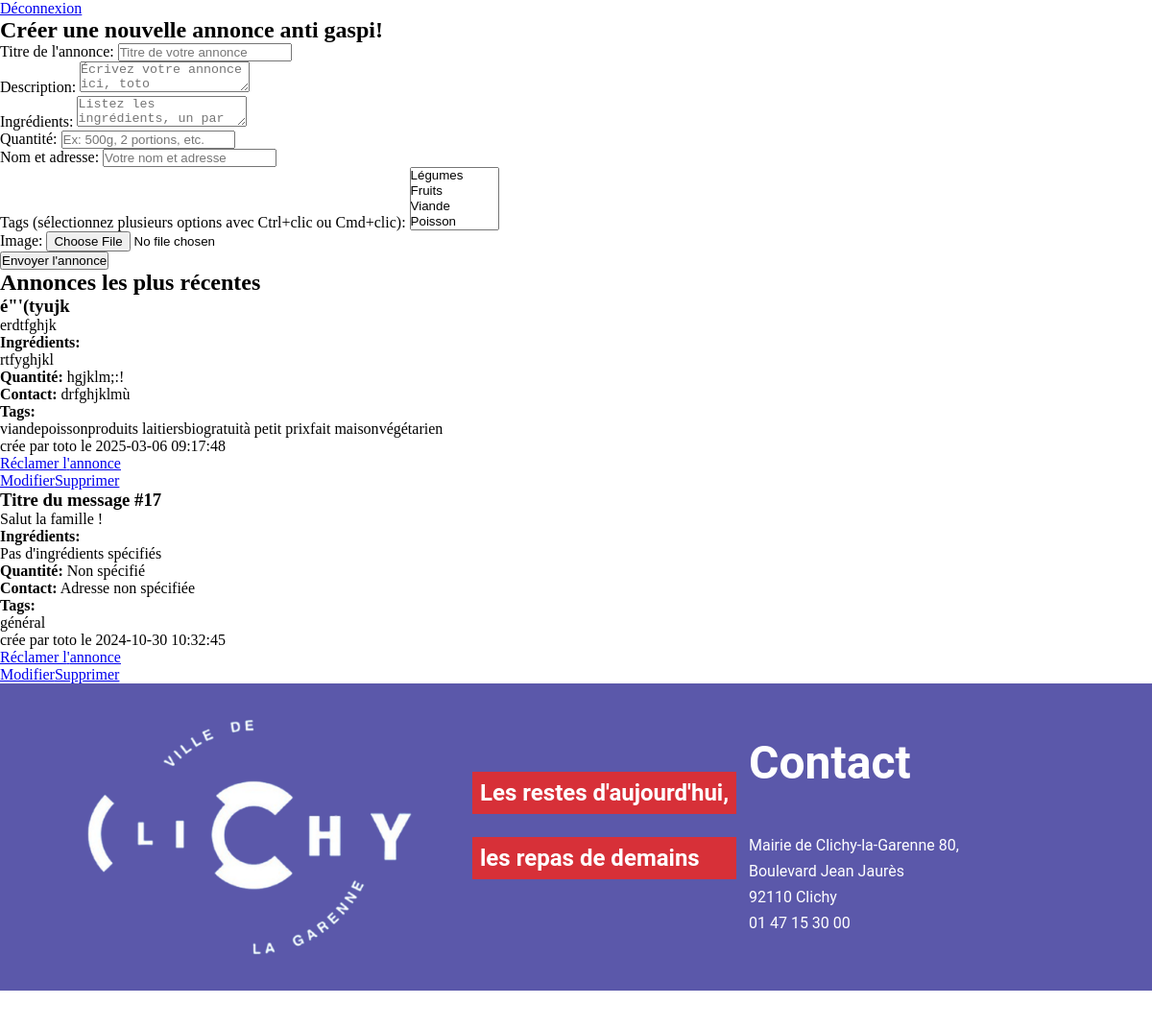
/index.php (signed in), run on an earlier commit of the app's database.
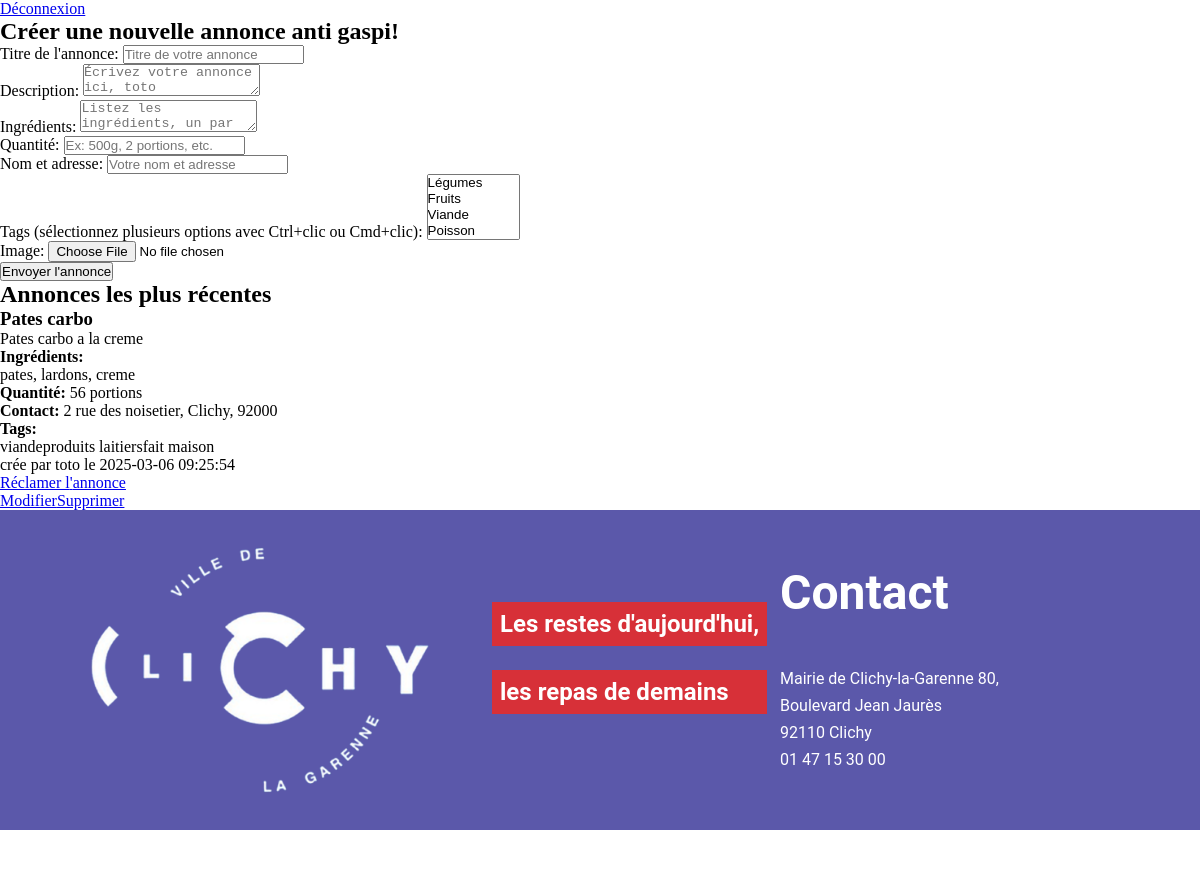
And on a later commit of the database.
### tables this page shows
CREATE TABLE `message` (
  `id` int NOT NULL,
  `content` varchar(255) NOT NULL,
  `user_id` int NOT NULL DEFAULT '1',
  `creea` datetime DEFAULT CURRENT_TIMESTAMP,
  `image_path` varchar(255) DEFAULT NULL,
  `is_claim` tinyint(1) DEFAULT '0',
  `titre` varchar(255) DEFAULT NULL,
  `ingredients` text,
  `tags` json DEFAULT NULL,
  `quantite` varchar(100) DEFAULT NULL,
  `nom_adresse` varchar(255) DEFAULT NULL
);

CREATE TABLE `user` (
  `id` int NOT NULL,
  `pseudo` varchar(255) NOT NULL,
  `email` varchar(255) NOT NULL,
  `password` varchar(255) NOT NULL,
  `creea` datetime DEFAULT CURRENT_TIMESTAMP,
  `admin` tinyint(1) NOT NULL DEFAULT '0'
);

### index.php (the view, shortened to what this page needs)
<!DOCTYPE html>
<html lang="fr">
<head>
    <link rel="stylesheet" href="css/global.css">
</head>
<body>
<?php
$pseudo = $_SESSION['pseudo'];
$userId = $_SESSION['user_id'];
$isAdmin = isset($_SESSION['admin']) && $_SESSION['admin'] == 1;
?>
<div class="container">
    <nav class="nav-header">
        <a href="logout.php" class="logout-btn">Déconnexion</a>
    </nav>
    <?php if ($isAdmin): ?>
    <div class="message-form">
        <h2>Créer une nouvelle annonce anti gaspi!</h2>
        <form action="create.php" method="POST" enctype="multipart/form-data">
            <div class="form-group">
                <label for="titre">Titre de l'annonce:</label>
                <input type="text" name="titre" id="titre" placeholder="Titre de votre annonce" required>
            </div>
            <div class="form-group">
                <label for="content">Description:</label>
                <textarea name="content" id="content" placeholder="Écrivez votre annonce ici, <?php echo htmlspecialchars($pseudo); ?>" required></textarea>
            </div>
            <div class="form-group">
                <label for="ingredients">Ingrédients:</label>
                <textarea name="ingredients" id="ingredients" placeholder="Listez les ingrédients, un par ligne"></textarea>
            </div>
            <div class="form-group">
                <label for="quantite">Quantité:</label>
                <input type="text" name="quantite" id="quantite" placeholder="Ex: 500g, 2 portions, etc.">
            </div>
            <div class="form-group">
                <label for="nom_adresse">Nom et adresse:</label>
                <input type="text" name="nom_adresse" id="nom_adresse" placeholder="Votre nom et adresse">
            </div>
            <div class="form-group">
                <label for="tags">Tags (sélectionnez plusieurs options avec Ctrl+clic ou Cmd+clic):</label>
                <select name="tags[]" id="tags" multiple class="form-control">
                    <option value="légumes">Légumes</option>
                    <option value="fruits">Fruits</option>
                    <option value="viande">Viande</option>
                    <option value="poisson">Poisson</option>
                    <option value="produits laitiers">Produits laitiers</option>
                </select>
            </div>
            <div class="form-group">
                <label for="image">Image:</label>
                <input type="file" name="image" id="image" accept="image/*">
            </div>
            <button type="submit">Envoyer l'annonce</button>
        </form>
    </div>
<?php endif; ?>
    <div class="messages-section">
        <h2>Annonces les plus récentes</h2>
        <div id="messages">
            <?php
            $dsn = 'mysql:host=localhost;dbname=renduphpcrud;charset=utf8';
            $username = 'root';
            $password = '';
            try {
                $pdo = new PDO($dsn, $username, $password);
                $pdo->setAttribute(PDO::ATTR_ERRMODE, PDO::ERRMODE_EXCEPTION);
                $stmt = $pdo->query("
                SELECT user.pseudo,
                       message.content,
                       message.creea,
                       message.id AS message_id,
                       message.user_id,
                       message.image_path,
                       message.is_claim,
                       message.titre,
                       message.ingredients,
                       message.tags,
                       message.quantite,
                       message.nom_adresse
                FROM message
                JOIN user ON message.user_id = user.id
                ORDER BY message.creea DESC
                LIMIT 10
            ");
            while ($row = $stmt->fetch(PDO::FETCH_ASSOC)) {
                $isOwnMessage = $row['user_id'] == $userId;
                $messageClass = $isOwnMessage ? 'own-message' : 'other-message';
                echo '<div class="message ' . $messageClass . '">';
                if (!empty($row['titre'])) {
                    echo '<h3>' . htmlspecialchars($row['titre']) . '</h3>';
                }
                echo '<p class="message-content">' . htmlspecialchars($row['content']) . '</p>';
                echo '<div class="message-details">';
                if (!empty($row['ingredients'])) {
                    echo '<div class="detail-item"><strong>Ingrédients:</strong><br>';
                    echo nl2br(htmlspecialchars($row['ingredients']));
                    echo '</div>';
                }
                if (!empty($row['quantite'])) {
                    echo '<div class="detail-item"><strong>Quantité:</strong> ' . htmlspecialchars($row['quantite']) . '</div>';
                }
                if (!empty($row['nom_adresse'])) {
                    echo '<div class="detail-item"><strong>Contact:</strong> ' . htmlspecialchars($row['nom_adresse']) . '</div>';
                }
                if (!empty($row['tags'])) {
                    $tagsArray = json_decode($row['tags'], true);
                    if (is_array($tagsArray) && !empty($tagsArray)) {
                        echo '<div class="detail-item"><strong>Tags:</strong>';
                        echo '<div class="message-tags">';
                        foreach ($tagsArray as $tag) {
                            echo '<span class="tag">' . htmlspecialchars($tag) . '</span>';
                        }
                        echo '</div></div>';
                    }
                }
                echo '<p class="message-meta"> crée par ' . htmlspecialchars($row['pseudo']) . ' le ' . htmlspecialchars($row['creea']) . '</p>';
                echo '</div>';
                if (!$row['is_claim']) {
                    echo '<a href="claim.php?id=' . $row['message_id'] . '" class="claim-link">Réclamer l\'annonce</a>';
                } else {
                    echo '<p class="claimed-message">Cette annonce a déjà été réclamée!</p>';
                }
                if ($isAdmin) {
                    echo '<div class="admin-controls">';
                    echo '<a href="edit.php?id=' . $row['message_id'] . '" class="edit-link">Modifier</a>';
                    echo '<a href="delete.php?id=' . $row['message_id'] . '" class="delete-link">Supprimer</a>';
                    echo '</div>';
                }
                echo '</div>';
            }
            } catch (PDOException $e) {
                echo 'Erreur : ' . $e->getMessage();
            }
            ?>
        </div>
    </div>
</div>
<footer>
    <div class="footer-left">
        <img src="public/img/logoblanc.png" alt="">
        <div class="footer-text">
            <p>Les restes d'aujourd'hui,</p>
            <p>les repas de demains</p>
        </div>
    </div>
    <div class="footer-contact">
        <h3>
            Contact
        </h3>
        <div class="footer-contact-text">
            <p>Mairie de Clichy-la-Garenne 80,</p>
            <p>Boulevard Jean Jaurès </p>
            <p>92110 Clichy </p>
            <p>01 47 15 30 00</p>
        </div>
    </div>
</footer>
</body>
</html>

### css/footer.css (style rules this page uses)
footer { width: 100%; height: 40vh; background-color: #5B58AA; display: flex; justify-content: center; align-items: center; font-family: 'Roboto', sans-serif; }
.footer-left { display: flex; align-items: center; width: 60%; height: 100%; }
.footer-left img { width: 400px; height: 400px; }
.footer-left p { color:white; font-size: 1.5rem; font-weight: bold; background-color: #D73038; margin-bottom: 1.5rem; padding: 0.5rem; }
.footer-text { margin-left: 2rem; }
.footer-contact { display: flex; justify-content: center; flex-direction: column; width: 30%; height: 100%; }
.footer-contact h3 { color:white; font-size: 3rem; margin-bottom: 3rem; }
.footer-contact p { color:white; font-size: 1rem; }
.footer-contact-text p { margin-bottom: 0.5rem; }

What changed in the data, as far as the page shows it:
removed message: titre "é\"'(tyujk", content "erdtfghjk", ingredients "rtfyghjkl", quantite "hgjklm;:!", nom_adresse "drfghjklmù", tags "viande", tags "poisson", tags "produits laitiers", tags "bio", tags "gratuit", tags "à petit prix", tags "fait maison", tags "végétarien", user.pseudo "toto", creea "2025-03-06 09:17:48", shown under "Annonces les plus récentes"
removed message: titre "Titre du message #17", content "Salut la famille !", ingredients "Pas d'ingrédients spécifiés", quantite "Non spécifié", nom_adresse "Adresse non spécifiée", tags "général", user.pseudo "toto", creea "2024-10-30 10:32:45"
added message: titre "Pates carbo", content "Pates carbo a la creme", ingredients "pates, lardons, creme", quantite "56 portions", nom_adresse "2 rue des noisetier, Clichy, 92000", tags "viande", tags "produits laitiers", tags "fait maison", user.pseudo "toto", creea "2025-03-06 09:25:54", shown under "Annonces les plus récentes"
